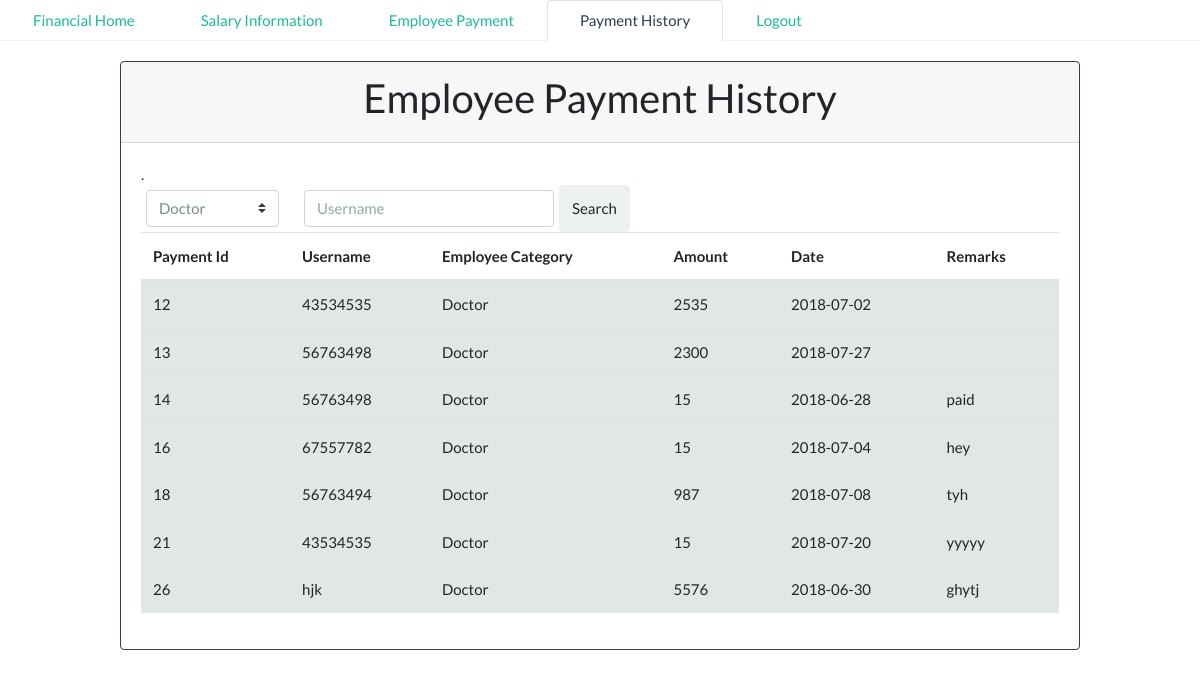
Page /payment_history.php (signed in) on the committed database.
### tables this page shows
CREATE TABLE `employee_payments` (
  `username` varchar(40) NOT NULL,
  `employeeCategory` varchar(50) NOT NULL,
  `paymentId` int(30) NOT NULL,
  `amount` int(50) NOT NULL,
  `date` date NOT NULL,
  `remarks` varchar(100) NOT NULL
);

### payment_history.php (the view, shortened to what this page needs)
<!DOCTYPE html>
<?php include "config.php";
            if(isset($_POST['employeeCategory'])){
            $selection = $_POST['employeeCategory'];
        }
        else{
            $selection = 'Doctor';
        }
?>
<html lang="en">
<head>
         <link rel="stylesheet" type="text/css" href="assets/css/style.css">
     <link rel="stylesheet" href="https://cdnjs.cloudflare.com/ajax/libs/font-awesome/4.7.0/css/font-awesome.min.css">
</head>
<body>
     <ul class="nav nav-tabs">
      <li class="nav-item">
        <a class="nav-link" data-toggle="tab" href="FinanceHome.php">Financial Home</a>
      </li>
      <li class="nav-item">
        <a class="nav-link" data-toggle="tab" href="salaryPaymentMethod.php">Salary Information</a>
      </li>
      <li class="nav-item">
        <a class="nav-link" data-toggle="tab" href="record_employee_payments.php">Employee Payment</a>
      </li>
      <li class="nav-item">
        <a class="nav-link active" href="payment_history.php">Payment History</a>
      </li>
            <li class="nav-item">
        <a class="nav-link" data-toggle="tab" href="logout.php">Logout</a>
      </li>
    </ul>
     <div class="container">
        <div class="center card border-primary mb-3" style="max-width: 60rem; margin: auto; top : 20px;">
          <div class="card-header"><center><h2>Employee Payment History</h2></center></div>
            <div class="card-body">.
                 <div class="row">
              <div class= "col-md-2">
               <form name="myform" action = "" method="POST">
                <div class="row" style="margin-left: 0;">
                <select name="employeeCategory" class="custom-select" required style="width: 150px; margin: 5px; " onchange="this.form.submit()" id = 'employeeCategory'>
                  <option value="Doctor" <?php if ($selection == 'Doctor' ) echo 'selected' ; ?>>Doctor</option>
                </select>
                      </div>
                </form>
                </div>
                <div class= "col-md-10" style="padding-left:30px">
                <form method=POST action=paymentHistorySearch.php>
                <div class="row" >
                <input type="text" class="form-control" name="username" placeholder="Username" style="max-width: 250px; margin: 5px;"   required pattern="[0-9A-Za-z_]{1,40}" title="Invalid character in the username" >
                    <input type="submit" name="search" class="btn btn-light" value="Search">
                    </div>
                </form>
                </div>
                     </div>
           <table class="table table-hover">
  <thead>
    <tr>
      <th scope="col">Payment Id</th>
      <th scope="col">Username</th>
      <th scope="col">Employee Category</th>
      <th scope="col">Amount</th>
      <th scope="col">Date</th>
      <th scope="col">Remarks</th>
    </tr>
  </thead>
  <tbody>
      <?php
        include("config.php");
        $query = "SELECT * FROM employee_payments where employeeCategory='$selection'" ;
        $run = mysqli_query($mysqli,$query);
        while($result = mysqli_fetch_assoc($run)){
      ?>
            <tr class="table-secondary">
                <td><?php echo $result['paymentId'] ?></td>
                <td><?php echo $result['username'] ?></td>
                <td><?php echo $result['employeeCategory'] ?></td>
                <td><?php echo $result['amount'] ?></td>
                <td><?php echo $result['date'] ?></td>
                <td><?php echo $result['remarks'] ?></td>
             </tr>
        <?php } ?>
  </tbody>
                </table> </div></div></div></body></html>

### rows in the picture
employee_payments: paymentId "12", username "43534535", employeeCategory "Doctor", amount "2535", date "2018-07-02"
employee_payments: paymentId "13", username "56763498", employeeCategory "Doctor", amount "2300", date "2018-07-27"
employee_payments: paymentId "14", username "56763498", employeeCategory "Doctor", amount "15", date "2018-06-28", remarks "paid"
employee_payments: paymentId "16", username "67557782", employeeCategory "Doctor", amount "15", date "2018-07-04", remarks "hey"
employee_payments: paymentId "18", username "56763494", employeeCategory "Doctor", amount "987", date "2018-07-08", remarks "tyh"
employee_payments: paymentId "21", username "43534535", employeeCategory "Doctor", amount "15", date "2018-07-20", remarks "yyyyy"
employee_payments: paymentId "26", username "hjk", employeeCategory "Doctor", amount "5576", date "2018-06-30", remarks "ghytj"
